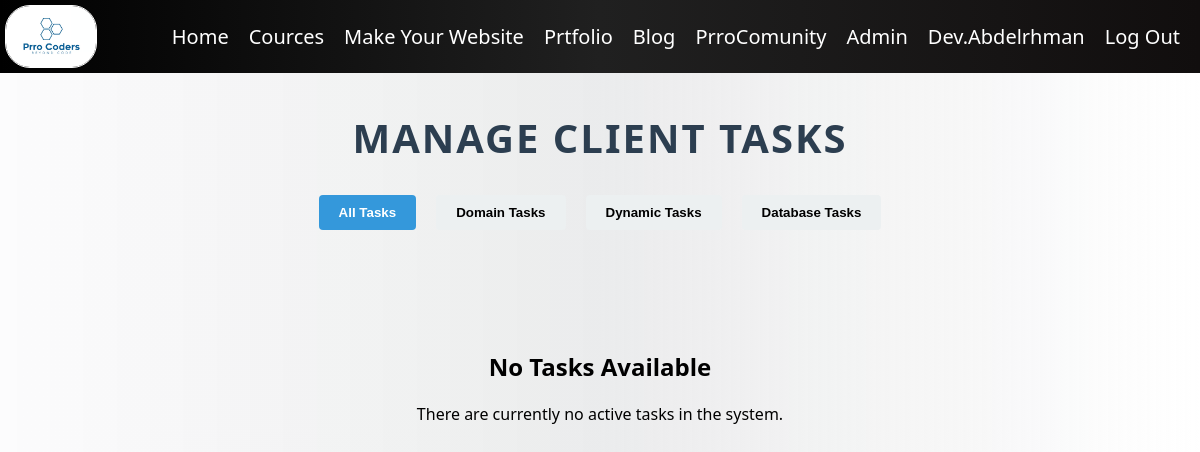
Before: /adminPanal/Dtasks (signed in) with the older database file.
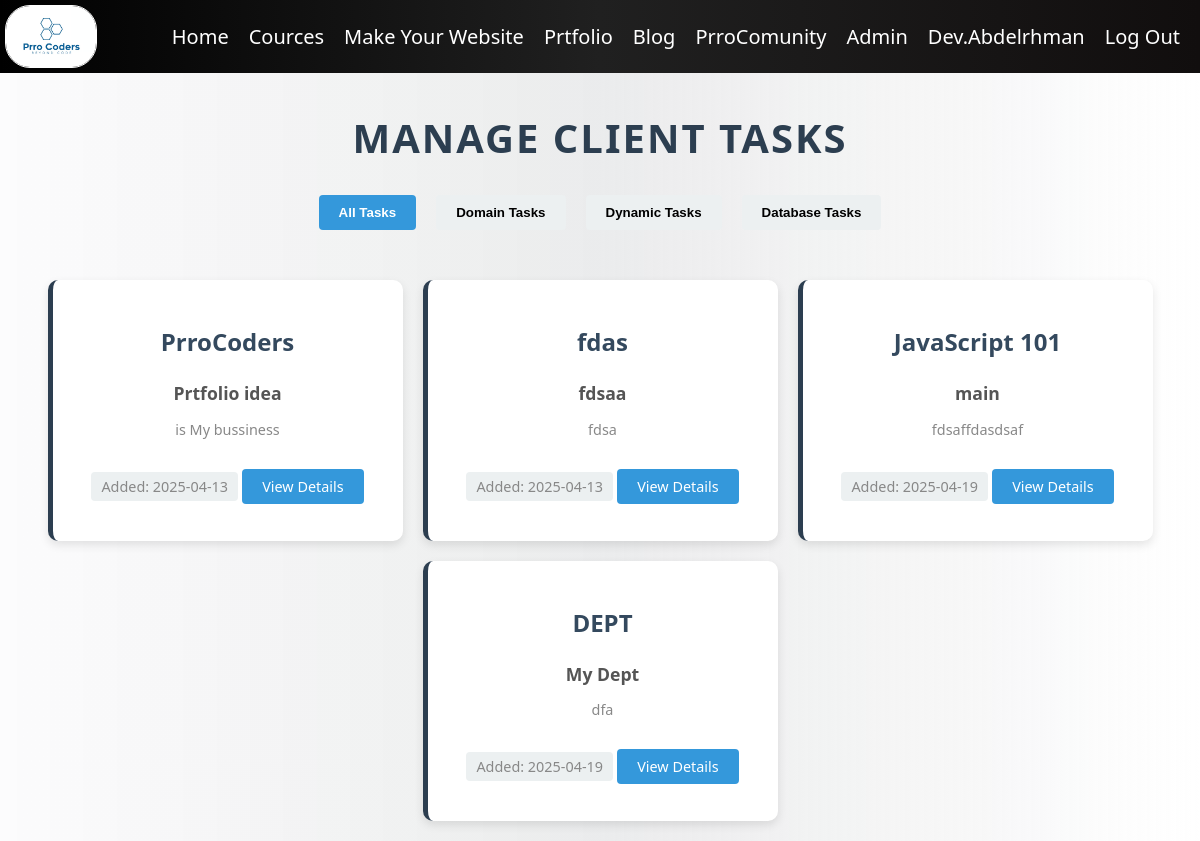
After: the same page with the newer database file.
### adminPanal/models.py (models this page shows)
class Task(models.Model):
    name = models.CharField(max_length=255) #
    desc = models.CharField(max_length=7000) #
    idea = models.CharField(max_length=255)#
    email = models.CharField(max_length=600)#
    number = models.CharField(max_length=30)#
    Domain = models.BooleanField(default=False)#
    Dynamic = models.BooleanField(default=False)#
    DB = models.BooleanField(default=False)#
    cobon = models.CharField(max_length=25)#
    price = models.FloatField()
    Date = models.CharField(max_length=255)
    Done = models.BooleanField(default=False)

### adminPanal/views.py (the view)
# urls.py: path('Dtasks', views.DTasks, name='DTasks'),
def DTasks(request):
    conText = {
        'Tasks': Task.objects.filter(Done=True).order_by('Date')
    }
    return render(request, 'adminPanal/DoneT.html', conText)

### templates/adminPanal/DoneT.html (shortened to what this page needs)
{% extends 'layout.html' %}
{% block body %}
{% load static %}
{% if user.is_superuser or user.is_staff %}
<h1 class='title'>Manage Client Tasks</h1>
<div class="task-filters">
    <button class="filter-btn active" onclick="filterTasks('all')">All Tasks</button>
    <button class="filter-btn" onclick="filterTasks('domain')">Domain Tasks</button>
    <button class="filter-btn" onclick="filterTasks('dynamic')">Dynamic Tasks</button>
    <button class="filter-btn" onclick="filterTasks('database')">Database Tasks</button>
</div>
<div class="Tasks">
    {% for task in Tasks %}
        <div class="Task task-item"
             data-domain="{% if task.Domain %}true{% else %}false{% endif %}"
             data-dynamic="{% if task.Dynamic %}true{% else %}false{% endif %}"
             data-db="{% if task.DB %}true{% else %}false{% endif %}">
            <h2>{{ task.name }}</h2>
            <h4>{{ task.idea }}</h4>
            <p>{{ task.desc|truncatechars:100 }}</p>
            <p class="task-date">Added: {{ task.Date }}</p>
            <a href="{% url 'Task' task.id %}" class="view-details">View Details</a>
        </div>
    {% empty %}
        <div style="text-align: center; width: 100%; padding: 50px 0;">
            <h2>No Tasks Available</h2>
            <p>There are currently no active tasks in the system.</p>
        </div>
    {% endfor %}
</div>
{% else %}
<div class="error-container">
    <h1>Error 404</h1>
    <p>You Can't Enter This Page, This Page only for admins.</p>
    <p><strong>{{request.user.username}}</strong> not Admin</p>
</div>
{% endif %}
{% endblock %}

Changed rows visible on the page:
now on this page (row edited): Task: name "PrroCoders", idea "Prtfolio idea", desc "is My bussiness", Date "2025-04-13"
now on this page (row edited): Task: name "fdas", idea "fdsaa", desc "fdsa", Date "2025-04-13"
added Task: name "JavaScript 101", idea "main", desc "fdsaffdasdsaf", Date "2025-04-19"
added Task: name "DEPT", idea "My Dept", desc "dfa", Date "2025-04-19"
Other visible differences:
text no longer shown: "No Tasks Available There are currently no active tasks in the system."
